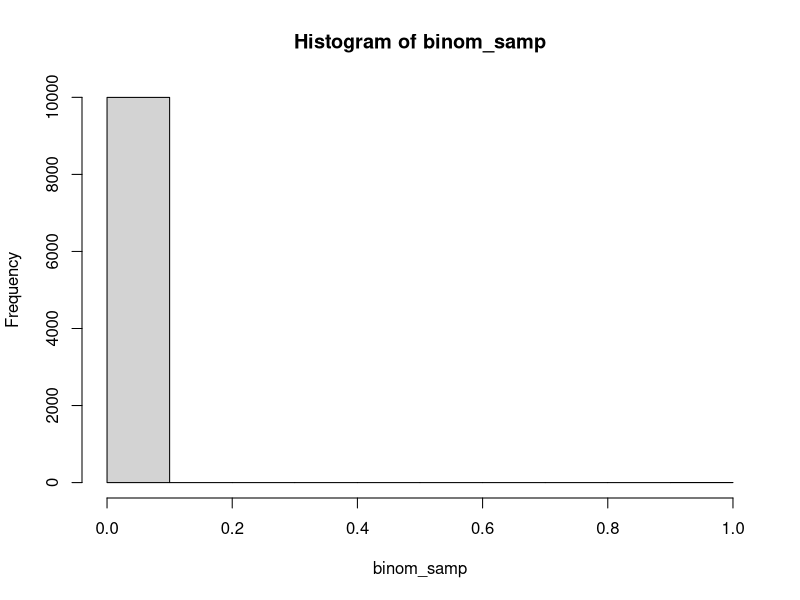
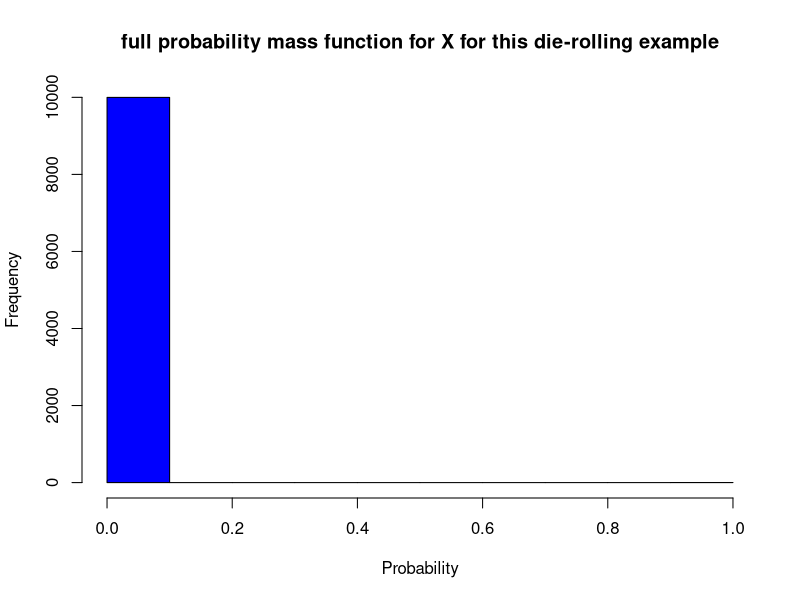

Source code (R) for these figures, in order:
# Probability = Quantity of outcomes that results in 4(3)/ Total of possibilities (6*6)
# p = 3/36


# p(x=k) = (n!/((n-k)!*K!))*(p^k(1-p)^(n-k))
n=8
x=5
k=x
p = 3/36
nk = factorial(n)/(factorial(n-k)*factorial(k))
Pr = nk*( (p^k)* ((1-p)^(n-k)))
Pr

binom_samp = rbinom(10000, 1, Pr)
plot(hist(binom_samp, breaks = seq(from = 0, to = 1, by = 0.1)),col="blue",
  main="full probability mass function for X for this die-rolling example", xlab="Probability")


  